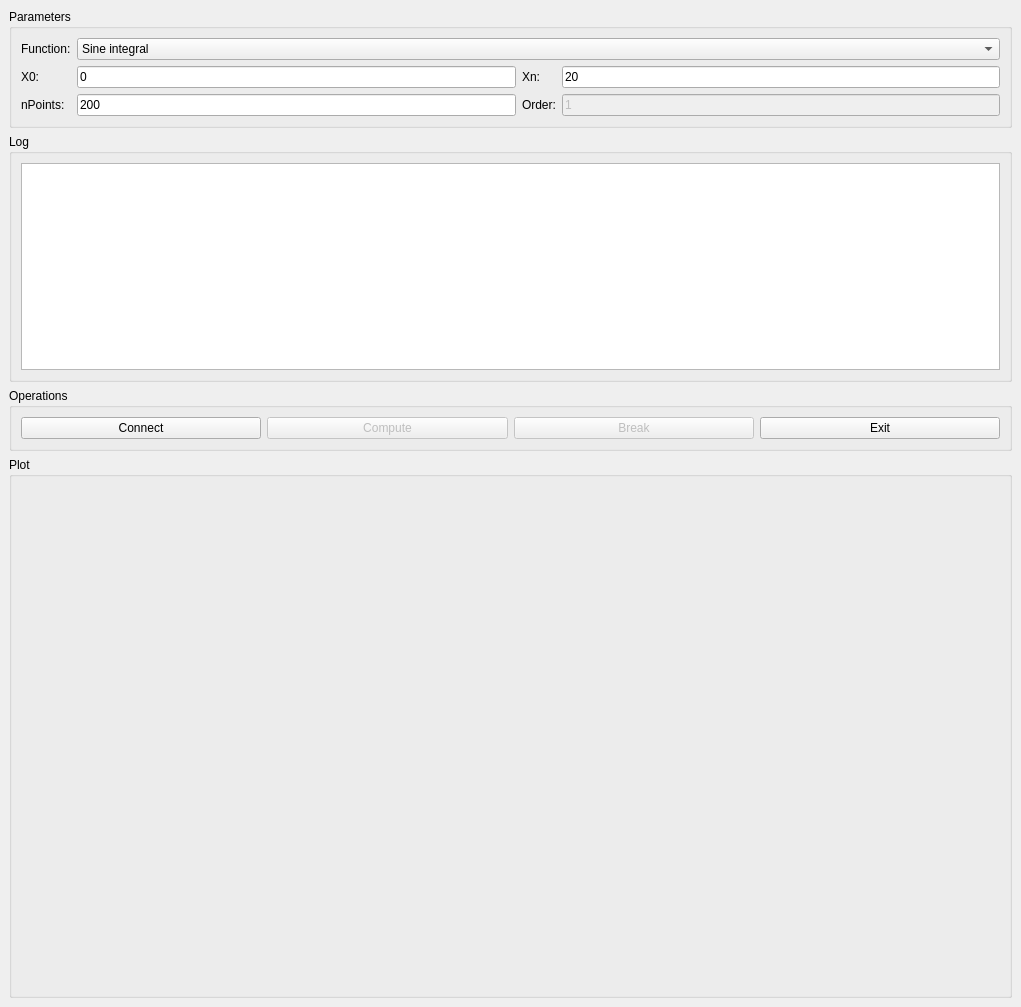
<?xml version="1.0" encoding="UTF-8"?>
<ui version="4.0">
 <class>MainWindow</class>
 <widget class="QMainWindow" name="MainWindow">
  <property name="geometry">
   <rect>
    <x>0</x>
    <y>0</y>
    <width>1021</width>
    <height>1007</height>
   </rect>
  </property>
  <property name="windowTitle">
   <string>MainWindow</string>
  </property>
  <widget class="QWidget" name="centralwidget">
   <property name="minimumSize">
    <size>
     <width>1021</width>
     <height>619</height>
    </size>
   </property>
   <property name="autoFillBackground">
    <bool>false</bool>
   </property>
   <layout class="QVBoxLayout" name="verticalLayout">
    <item>
     <widget class="QGroupBox" name="groupBox">
      <property name="title">
       <string>Parameters</string>
      </property>
      <layout class="QHBoxLayout" name="horizontalLayout_2">
       <item>
        <layout class="QGridLayout" name="gridLayout_2">
         <item row="2" column="0">
          <widget class="QLabel" name="label">
           <property name="text">
            <string>X0:</string>
           </property>
          </widget>
         </item>
         <item row="3" column="0">
          <widget class="QLabel" name="label_2">
           <property name="text">
            <string>nPoints:</string>
           </property>
          </widget>
         </item>
         <item row="3" column="1">
          <widget class="QLineEdit" name="nPointsText">
           <property name="text">
            <string>200</string>
           </property>
          </widget>
         </item>
         <item row="2" column="3">
          <widget class="QLineEdit" name="xnText">
           <property name="text">
            <string>20</string>
           </property>
          </widget>
         </item>
         <item row="2" column="2">
          <widget class="QLabel" name="label_3">
           <property name="text">
            <string>Xn:</string>
           </property>
          </widget>
         </item>
         <item row="3" column="2">
          <widget class="QLabel" name="label_4">
           <property name="text">
            <string>Order:</string>
           </property>
          </widget>
         </item>
         <item row="2" column="1">
          <widget class="QLineEdit" name="x0Text">
           <property name="text">
            <string>0</string>
           </property>
          </widget>
         </item>
         <item row="3" column="3">
          <widget class="QLineEdit" name="orderText">
           <property name="enabled">
            <bool>false</bool>
           </property>
           <property name="text">
            <string>1</string>
           </property>
          </widget>
         </item>
         <item row="0" column="0">
          <widget class="QLabel" name="label_5">
           <property name="text">
            <string>Function:</string>
           </property>
          </widget>
         </item>
         <item row="0" column="1" colspan="3">
          <widget class="QComboBox" name="functionComboBox">
           <item>
            <property name="text">
             <string>Sine integral</string>
            </property>
           </item>
           <item>
            <property name="text">
             <string>Cosine integral</string>
            </property>
           </item>
           <item>
            <property name="text">
             <string>Bessel function</string>
            </property>
           </item>
           <item>
            <property name="text">
             <string>Fresnel integral S</string>
            </property>
           </item>
           <item>
            <property name="text">
             <string>Fresnel integral C</string>
            </property>
           </item>
          </widget>
         </item>
        </layout>
       </item>
      </layout>
     </widget>
    </item>
    <item>
     <widget class="QGroupBox" name="groupBox_2">
      <property name="maximumSize">
       <size>
        <width>16777215</width>
        <height>100000</height>
       </size>
      </property>
      <property name="title">
       <string>Log</string>
      </property>
      <layout class="QHBoxLayout" name="horizontalLayout_4">
       <item>
        <widget class="QTextBrowser" name="serverMessageTextArea"/>
       </item>
      </layout>
     </widget>
    </item>
    <item>
     <widget class="QGroupBox" name="groupBox_3">
      <property name="title">
       <string>Operations</string>
      </property>
      <layout class="QHBoxLayout" name="horizontalLayout_3">
       <item>
        <layout class="QHBoxLayout" name="horizontalLayout">
         <item>
          <widget class="QPushButton" name="connectBtn">
           <property name="text">
            <string>Connect</string>
           </property>
          </widget>
         </item>
         <item>
          <widget class="QPushButton" name="computeBtn">
           <property name="enabled">
            <bool>false</bool>
           </property>
           <property name="text">
            <string>Compute</string>
           </property>
          </widget>
         </item>
         <item>
          <widget class="QPushButton" name="breakBtn">
           <property name="enabled">
            <bool>false</bool>
           </property>
           <property name="text">
            <string>Break</string>
           </property>
          </widget>
         </item>
         <item>
          <widget class="QPushButton" name="exitBtn">
           <property name="enabled">
            <bool>true</bool>
           </property>
           <property name="text">
            <string>Exit</string>
           </property>
          </widget>
         </item>
        </layout>
       </item>
      </layout>
     </widget>
    </item>
    <item>
     <widget class="QGroupBox" name="groupBox_4">
      <property name="title">
       <string>Plot</string>
      </property>
      <layout class="QHBoxLayout" name="horizontalLayout_5">
       <item>
        <widget class="QCustomPlot" name="functionPlot" native="true">
         <property name="minimumSize">
          <size>
           <width>500</width>
           <height>500</height>
          </size>
         </property>
        </widget>
       </item>
      </layout>
     </widget>
    </item>
   </layout>
  </widget>
 </widget>
 <customwidgets>
  <customwidget>
   <class>QCustomPlot</class>
   <extends>QWidget</extends>
   <header>qcustomplot.h</header>
   <container>1</container>
  </customwidget>
 </customwidgets>
 <resources/>
 <connections/>
</ui>
